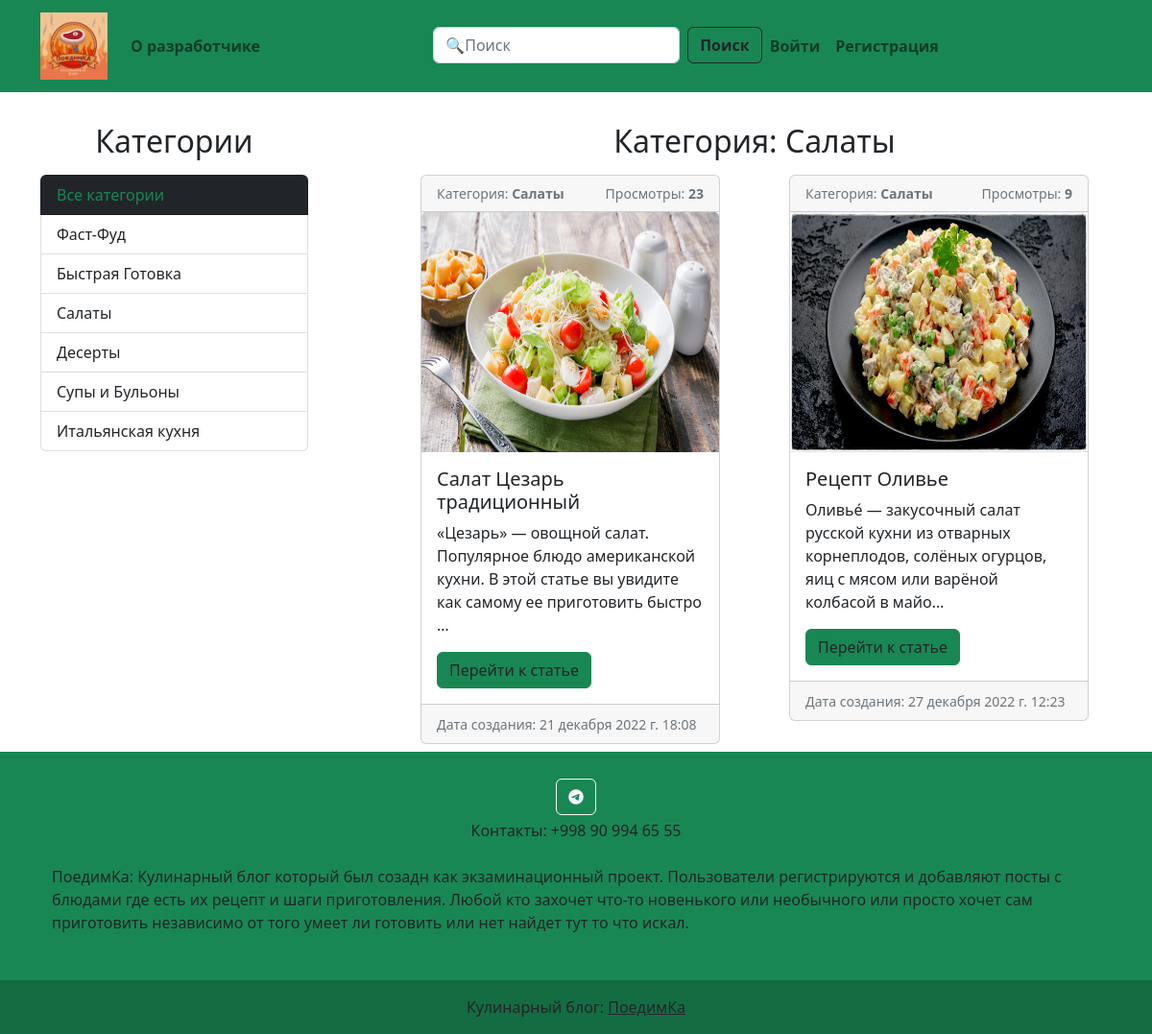
Screenshot of /category/3/ with the database file from the repository.
### blog/models.py (models this page shows, shortened)
class Category(models.Model):
    title = models.CharField(max_length=30, unique=True, verbose_name='Название категории')
    def __str__(self):
        return self.title
    class Meta:
        verbose_name = 'Категория'
        verbose_name_plural = 'Категории'

class Article(models.Model):
    title = models.CharField(max_length=150, unique=True, verbose_name='Название статьи')
    content = models.TextField(verbose_name='Описание статьи')
    ingredients = models.TextField(verbose_name='Ингридиенты')
    cooking = models.TextField(verbose_name='Шаги проготовления')
    photo = models.ImageField(upload_to='photos/', null=True, blank=True, verbose_name='Фотография')
    created_at = models.DateTimeField(auto_now_add=True, verbose_name='Дата создания')
    updated_at = models.DateTimeField(auto_now=True, verbose_name='Дата обновления')
    publish = models.BooleanField(default=True, verbose_name='Статус статьи')
    views = models.IntegerField(default=0, verbose_name='Просмотры')
    category = models.ForeignKey(Category, on_delete=models.CASCADE, verbose_name='Категория')
    def get_photo(self):
        if self.photo:
            return self.photo.url
        else:
            return 'https://encrypted-tbn0.gstatic.com/images?q=tbn:ANd9GcQufUBKNmKGYhA0O8VJg4ynifJt48GxbSoujg&usqp=CAU'
    class Meta:
        verbose_name = 'Статья'
        verbose_name_plural = 'Статьи'

### blog/views.py (the view)
# urls.py: path('category/<int:category_id>/', ArticleListByCategory.as_view(), name='category'),
class ArticleListByCategory(ArticleList):
    def get_queryset(self):
        articles = Article.objects.filter(category_id=self.kwargs['category_id'])
        return articles
    def get_context_data(self, *, object_list=None, **kwargs):
        context = super().get_context_data()
        category = Category.objects.get(pk=self.kwargs['category_id'])
        context['title'] = f'Категория: {category.title}'
        return context

### blog/templatetags/blog_tags.py (called while the page is built)
@register.simple_tag()
def get_categories():
    return Category.objects.all()

### blog/templates/blog/index.html (shortened to what this page needs)
{% extends 'base.html' %}
{% block main %}
<div class="d-flex justify-content-between">
    <div class="col-3">
        <h2 class="d-flex justify-content-center mt-3 mb-3">Категории</h2>
        {% include 'blog/components/_sidebar.html' %}
    </div>
    <div class="col-8">
        <h2 class="d-flex justify-content-center mt-3 mb-3">{{ title }}</h2>
        <div class="row row-cols-1 row-cols-md-2 g-4">
            {% for article in articles %}
            {% include 'blog/components/_cards.html' %}
            {% endfor %}
        </div>
    </div>
</div>
{% endblock main %}

### templates/base.html (shortened to what this page needs)
<!doctype html>
<html lang="ru">
<head>
    <link href="https://cdn.jsdelivr.net/npm/bootstrap@5.2.2/dist/css/bootstrap.min.css" rel="stylesheet"
>
</head>
<body>
<header>
    {% include 'components/_header.html' %}
</header>
<main class="container">
    {% block main %}
    {% endblock main %}
</main>
<footer>
    {% include 'components/_footer.html' %}
</footer>
</body>
</html>

### templates/components/_header.html (shortened to what this page needs)
{% load static %}
<nav class="navbar navbar-expand-lg bg-success">
    <div class="container">
        <a class="navbar-brand" href="{% url 'index' %}">
            <img width="70" src="{% static 'blog/img/logotip.png' %}" alt="">
        </a>
        <div class="collapse navbar-collapse" id="navbarSupportedContent">
            <ul class="navbar-nav me-auto mb-2 mb-lg-0">
                <li class="nav-item">
                    <a class="nav-link" href="{% url 'about_dev' %}"><b>О разработчике</b></a>
                </li>
            </ul>
            <ul class="navbar-nav me-auto mb-2 mb-lg-0">
                <li>
                    <form class="d-flex" role="search" method="get" action="{% url 'search' %}">
                        <input name="q" class="form-control me-2" type="search" placeholder="🔍Поиск"
                               aria-label="🔍Поиск">
                        <button class="btn btn-outline-dark" type="submit">
                            <b>Поиск</b>
                        </button>
                    </form>
                </li>
                {% if not request.user.is_authenticated %}
                    <li class="nav-item">
                        <a class="nav-link" aria-current="page" href="{% url 'user_login' %}"><b>Войти</b></a>
                    </li>
                    <li class="nav-item">
                        <a class="nav-link" aria-current="page" href="{% url 'user_register' %}"><b>Регистрация</b></a>
                    </li>
                {% endif %}
            </ul>
        </div>
    </div>
</nav>

### blog/templates/blog/components/_sidebar.html
{% load blog_tags %}
<div class="list-group">
    <a href="{% url 'index' %}" class="list-group-item list-group-item-action bg-dark text-success">
        Все категории
    </a>
    {% get_categories as categories %}
    {% for category in categories %}
    <a href="{% url 'category' category.pk %}" class="list-group-item list-group-item-action ">
        {{ category.title }}
    </a>
    {% endfor %}
</div>

### blog/templates/blog/components/_cards.html
<div class="col mb-2">
    <div class="card mx-4">
        <div class="card-header d-flex justify-content-between">
            <small class="text-muted">Категория: <b>{{ article.category }}</b></small>
            <small class="text-muted">Просмотры: <b>{{ article.views }}</b></small>
        </div>
        <img height="250" src="{{ article.get_photo }}" class="card-img-top" alt="...">
        <div class="card-body">
            <h5 class="card-title">{{ article.title }}</h5>
            <p class="card-text">{{ article.content|truncatechars:122 }}</p>
            <a href="{% url 'article' article.pk %}" class="btn btn-success text-dark">Перейти к статье</a>
        </div>
        <div class="card-footer">
            <small class="text-muted">Дата создания: {{ article.created_at }}</small>
        </div>
    </div>
</div>

### templates/components/_footer.html (shortened to what this page needs)
<footer class="bg-success text-dark text-dark">
        <div class="container p-4">
            <section class="text-center mb-4">
                <a class="btn btn-outline-light btn-floating m-1" href="https://t.me/farrukh_shavkatov" role="button"
                ><i class="fab fa-telegram"></i
                ></a>
                <p>Контакты: +998 90 994 65 55</p>
            </section>
            <section class="mb-4">
                <p>
                    ПоедимКа: Кулинарный блог который был созадн как экзаминационный проект. Пользователи
                    регистрируются и добавляют посты с блюдами где есть их рецепт и шаги приготовления.
                    Любой кто захочет что-то новенького или необычного или просто хочет сам приготовить независимо
                    от того умеет ли готовить или нет найдет тут то что искал.
                </p>
            </section>
        </div>
        <div class="text-center p-3" style="background-color: rgba(0, 0, 0, 0.2);">
            Кулинарный блог:
            <a class="text-dark" href="{% url 'index' %}">ПоедимКа</a>
        </div>
    </footer>

### rows the page displays
Category: title "Фаст-Фуд"
Category: title "Быстрая Готовка"
Category: title "Салаты"
Category: title "Десерты"
Category: title "Супы и Бульоны"
Category: title "Итальянская кухня"
Article: category "Салаты", views "23", get_photo (picture), title "Салат Цезарь традиционный", content "«Цезарь» — овощной салат. Популярное блюдо американской кухни. В этой статье вы увидите как самому ее приготовить быстро …", created_at "21 декабря 2022 г. 18:08"
Article: category "Салаты", views "9", get_photo (picture), title "Рецепт Оливье", content "Оливье́ — закусочный салат русской кухни из отварных корнеплодов, солёных огурцов, яиц с мясом или варёной колбасой в майо…", created_at "27 декабря 2022 г. 12:23"

### other values shown
{{ title }} "Категория: Салаты"
